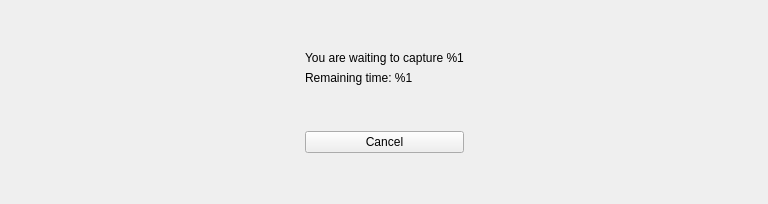
       <widget class="QWidget" name="page_zonecatch">
        <property name="styleSheet">
         <string notr="true">#page_zonecatch{background-image: url(:/images/inventory/background.jpg);}</string>
        </property>
        <layout class="QHBoxLayout" name="horizontalLayout_50">
         <item>
          <spacer name="horizontalSpacer_46">
           <property name="orientation">
            <enum>Qt::Orientation::Horizontal</enum>
           </property>
           <property name="sizeHint" stdset="0">
            <size>
             <width>294</width>
             <height>20</height>
            </size>
           </property>
          </spacer>
         </item>
         <item>
          <layout class="QVBoxLayout" name="verticalLayout_31">
           <item>
            <spacer name="verticalSpacer_30">
             <property name="orientation">
              <enum>Qt::Orientation::Vertical</enum>
             </property>
             <property name="sizeHint" stdset="0">
              <size>
               <width>20</width>
               <height>40</height>
              </size>
             </property>
            </spacer>
           </item>
           <item>
            <widget class="QLabel" name="zonecaptureWaitText">
             <property name="styleSheet">
              <string notr="true">color: rgb(0, 0, 0);</string>
             </property>
             <property name="text">
              <string>You are waiting to capture %1</string>
             </property>
            </widget>
           </item>
           <item>
            <widget class="QLabel" name="zonecaptureWaitTime">
             <property name="styleSheet">
              <string notr="true">color: rgb(0, 0, 0);</string>
             </property>
             <property name="text">
              <string>Remaining time: %1</string>
             </property>
            </widget>
           </item>
           <item>
            <spacer name="verticalSpacer_31">
             <property name="orientation">
              <enum>Qt::Orientation::Vertical</enum>
             </property>
             <property name="sizeHint" stdset="0">
              <size>
               <width>20</width>
               <height>40</height>
              </size>
             </property>
            </spacer>
           </item>
           <item>
            <widget class="QPushButton" name="zonecaptureCancel">
             <property name="text">
              <string>Cancel</string>
             </property>
            </widget>
           </item>
           <item>
            <spacer name="verticalSpacer_29">
             <property name="orientation">
              <enum>Qt::Orientation::Vertical</enum>
             </property>
             <property name="sizeHint" stdset="0">
              <size>
               <width>20</width>
               <height>40</height>
              </size>
             </property>
            </spacer>
           </item>
          </layout>
         </item>
         <item>
          <spacer name="horizontalSpacer_47">
           <property name="orientation">
            <enum>Qt::Orientation::Horizontal</enum>
           </property>
           <property name="sizeHint" stdset="0">
            <size>
             <width>293</width>
             <height>20</height>
            </size>
           </property>
          </spacer>
         </item>
        </layout>
       </widget>
